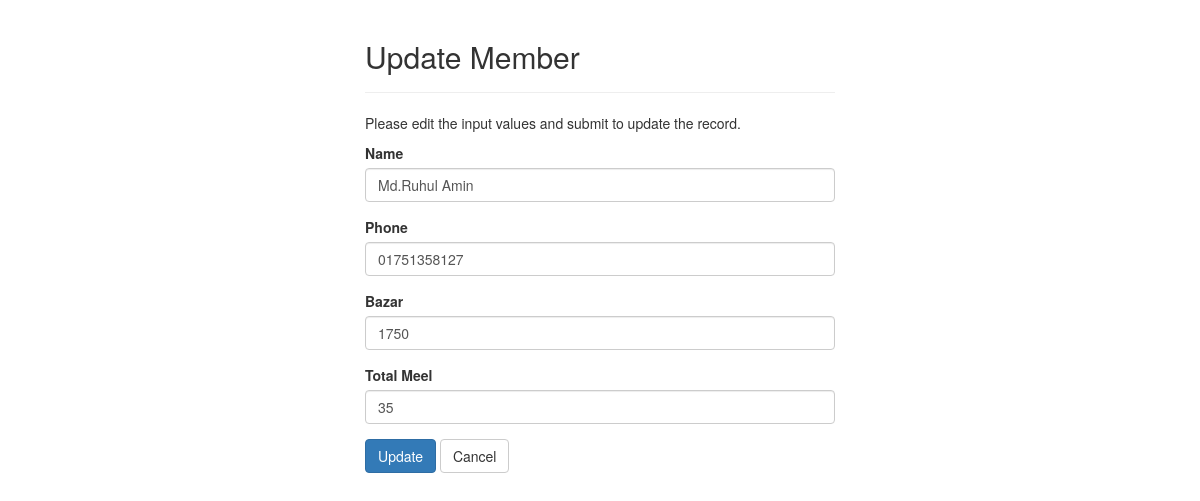
The page /update.php?id=5 on the database its author committed.
### tables this page shows
CREATE TABLE `member` (
  `id` int(11) NOT NULL,
  `name` varchar(50) NOT NULL,
  `phone` varchar(50) NOT NULL,
  `bazar` varchar(50) NOT NULL,
  `total_meel` varchar(50) NOT NULL
);

### update.php (the view, shortened to what this page needs)
<?php
require_once "config.php";
$name = "";
$phone = "";
$bazar = "";
$total_meel = "";
if(isset($_POST["id"]) && !empty($_POST["id"])){
    $id = $_POST["id"];
    $name = trim($_POST["name"]);
    $phone = trim($_POST["phone"]);
    $bazar = trim($_POST["bazar"]);
    $total_meel = trim($_POST["total_meel"]);
    if(!empty($name) && !empty($phone) && !empty($bazar) && !empty($total_meel)){
        $sql = "UPDATE member SET name='$name', phone='$phone', bazar='$bazar', total_meel='$total_meel' WHERE id='$id'";
         if (mysqli_query($link, $sql)) {
                $_SESSION['success'] = "Successfully Updated";
                header("location:index.php");
            } else {
                $_SESSION['success'] = "Error: " . $sql . "<br>" . mysqli_error($link);
            }
    }else{
        echo "Please Fill Up Form Correctly";
    }
    mysqli_close($link);
} else{
    if(isset($_GET["id"]) && !empty(trim($_GET["id"]))){
        $id =  trim($_GET["id"]);
        $sql = "SELECT * FROM member WHERE id = '$id'";
            $result = mysqli_query($link, $sql);
            if(mysqli_num_rows($result) == 1){
                $row = mysqli_fetch_array($result, MYSQLI_ASSOC);
                $name = $row["name"];
                 $phone = $row["phone"];
                  $bazar = $row["bazar"];
                   $total_meel = $row["total_meel"];
            }
    }else{
        header("location: error.php");
        exit();
    }
}
?>
<!DOCTYPE html>
<html lang="en">
<head>
    <link rel="stylesheet" href="assets/bootstrap.css">
</head>
<body>
    <div class="wrapper">
        <div class="container-fluid">
            <div class="row">
                <div class="col-md-12">
                    <div class="page-header">
                        <h2>Update Member</h2>
                    </div>
                    <p>Please edit the input values and submit to update the record.</p>
                    <form action="<?php echo htmlspecialchars(basename($_SERVER['REQUEST_URI'])); ?>" method="post">
                        <div class="form-group">
                            <label>Name</label>
                            <input type="text" name="name" class="form-control" value="<?php echo $name; ?>">
                        </div>
                        <div class="form-group">
                            <label>Phone</label>
                            <input type="number" name="phone" class="form-control" value="<?php echo $phone; ?>">
                        </div>
                        <div class="form-group">
                            <label>Bazar</label>
                            <input type="number" name="bazar" class="form-control" value="<?php echo $bazar; ?>">
                        </div>
                        <div class="form-group">
                            <label>Total Meel</label>
                            <input type="number" name="total_meel" class="form-control" value="<?php echo $total_meel; ?>">
                        </div>
                        <input type="submit" class="btn btn-primary" value="Update">
                        <a href="index.php" class="btn btn-default">Cancel</a>
                    </form>
                </div>
            </div>
        </div>
    </div>
</body>
</html>

### update.php (style rules this page uses)
.wrapper { width: 500px; margin: 0 auto; }

### rows shown on the page
member: name "Md.Ruhul Amin", phone "01751358127", bazar "1750", total_meel "35"
